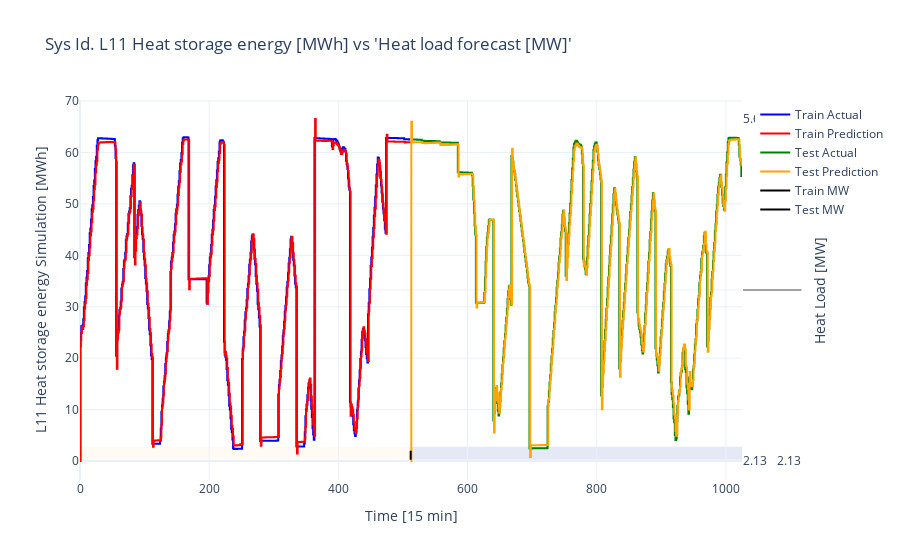

The notebook cell saved with this chart:
### Code cell
plot_ARX_model_pred(X_train, X_test, y_train, y_test, time_seq_train, y_pred_train, y_pred_test)

### Figure 1 — Plotly figure (JSON) as saved in the notebook; plotly's stock layout.template omitted (floating-point values rounded to 4 significant figures; data arrays with more than 128 entries replaced by an {"elided": "..."} marker saying what was removed)
{"data": [{"line": {"color": "blue", "shape": "hv"}, "mode": "lines", "name": "Train Actual", "type": "scatter", "x": {"elided": "512 int values"}, "y": {"elided": "512 float values"}}, {"line": {"color": "red", "shape": "hv"}, "mode": "lines", "name": "Train Prediction", "type": "scatter", "x": {"elided": "512 int values"}, "y": {"elided": "512 float values"}}, {"line": {"color": "green", "shape": "hv"}, "mode": "lines", "name": "Test Actual", "type": "scatter", "x": {"elided": "513 int values"}, "y": {"elided": "513 float values"}}, {"line": {"color": "orange", "shape": "hv"}, "mode": "lines", "name": "Test Prediction", "type": "scatter", "x": {"elided": "513 int values"}, "y": {"elided": "513 float values"}}, {"line": {"color": "black", "shape": "hv"}, "mode": "lines", "name": "Train MW", "type": "scatter", "x": {"elided": "512 int values"}, "y": {"elided": "512x1 float values"}, "yaxis": "y2"}, {"line": {"color": "black", "shape": "hv"}, "mode": "lines", "name": "Test MW", "type": "scatter", "x": {"elided": "513 int values"}, "y": {"elided": "513x1 float values"}, "yaxis": "y2"}], "layout": {"shapes": [{"fillcolor": "#FFF2DB", "layer": "below", "line": {"width": 0}, "name": "Train Region", "opacity": 0.3, "type": "rect", "x0": 0, "x1": 512, "y0": null, "y1": null}, {"fillcolor": "#A9B5DF", "layer": "below", "line": {"width": 0}, "name": "Test Region", "opacity": 0.3, "type": "rect", "x0": 512, "x1": 1025, "y0": null, "y1": null}, {"line": {"color": "black", "dash": "dash", "width": 2}, "type": "line", "x0": 512, "x1": 512, "y0": null, "y1": null}], "title": {"text": "Sys Id. L11 Heat storage energy [MWh] vs 'Heat load forecast [MW]'"}, "xaxis": {"showgrid": true, "title": {"text": "Time [15 min]"}}, "yaxis": {"showgrid": true, "title": {"text": "L11 Heat storage energy Simulation [MWh]"}}, "yaxis2": {"overlaying": "y", "side": "right", "title": {"text": "Heat Load [MW]"}}}}
